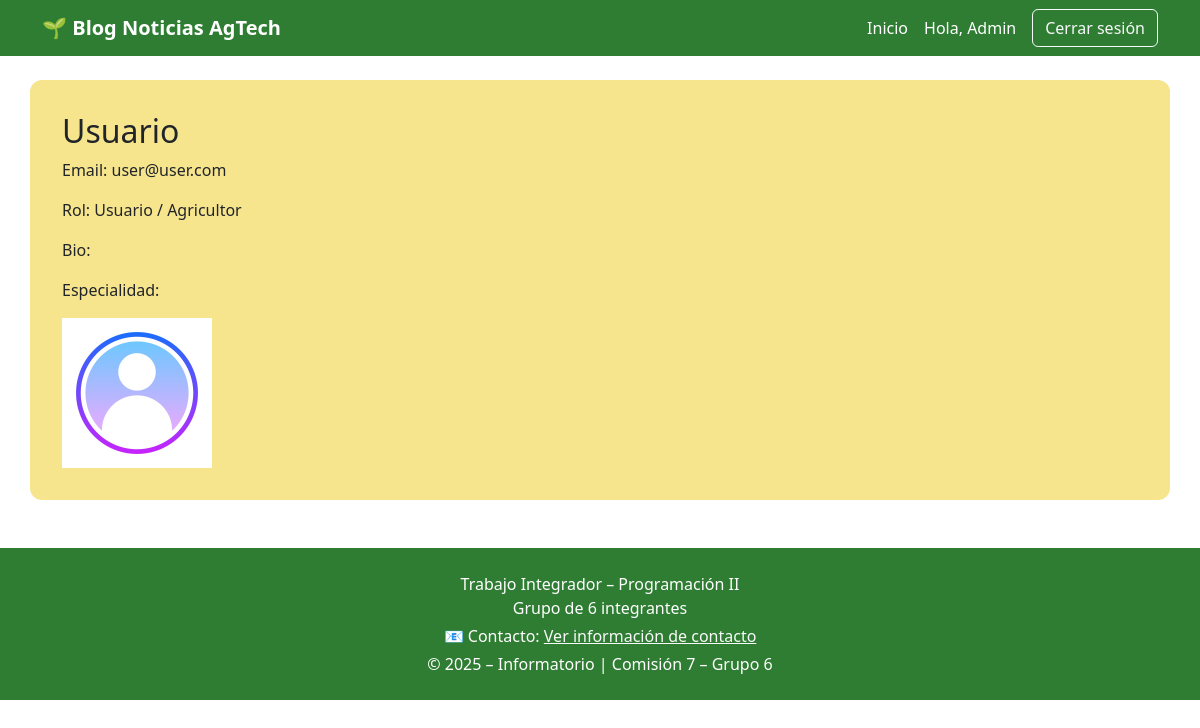
Screenshot of /api/v1/4/ (signed in) with the database file from the repository.
### apps/autenticacion/models.py (models this page shows, shortened)
class Usuario(AbstractUser):
    rol = models.CharField(
        max_length=10,
        choices=Rol.choices,
        default=Rol.USUARIO
    )

### apps/users/views.py (the view)
# urls.py: path('<int:pk>/', user_detail, name='detail'),
@login_required
def user_detail(request, pk):
    user = get_object_or_404(User, pk=pk)
    return render(request, 'users/user_detail.html', {'user_obj': user})

### templates/users/user_detail.html
{% extends "base.html" %}
{% block content %}
<h2>{{ user_obj.username }}</h2>
<p>Email: {{ user_obj.email }}</p>
<p>Rol: {{ user_obj.get_rol_display }}</p>
{% if user_obj.profile %}
  <p>Bio: {{ user_obj.profile.bio }}</p>
  <p>Especialidad: {{ user_obj.profile.specialty }}</p>
  {% load static %}
  {% if user_obj.profile and user_obj.profile.avatar %}
      <img src="{{ user_obj.profile.avatar.url }}" width="150" alt="Avatar">
  {% else %}
      <img src="{% static 'avatars/default.jpg' %}" width="150" alt="Avatar por defecto">
  {% endif %}
{% endif %}
{% endblock %}

### templates/modulos/navbar.html (shortened to what this page needs)
<header>
    <nav class="navbar navbar-expand-lg navbar-agtech">
        <div class="container">
            <a class="navbar-brand fw-bold" href="{% url 'inicio' %}">
                🌱 Blog Noticias AgTech
            </a>
            <div class="collapse navbar-collapse" id="navbarAgtech">
                <ul class="navbar-nav ms-auto align-items-lg-center">
                    <li class="nav-item">
                        <a class="nav-link" href="{% url 'inicio' %}">Inicio</a>
                    </li>
                    {% if user.is_authenticated %}
                        <li class="nav-item">
                            <span class="nav-link">
                                Hola, {{ user.username }}
                            </span>
                        </li>
                        <li class="nav-item">
                            <a class="btn btn-outline-light ms-lg-2"
                               href="{% url 'apps.autenticacion:confirmar_logout' %}">
                                Cerrar sesión
                            </a>
                        </li>
                    {% endif %}
                </ul>
            </div>
        </div>
    </nav>
</header>

### static/css/main.css (style rules this page uses)
:root { --agtech-green: #2e7d32; --agtech-yellow: #f6e58d; }
.navbar-agtech { background-color: #2e7d32; }
.navbar-agtech .navbar-brand, .navbar-agtech .nav-link { color: #ffffff !important; }

### rows the page displays
Usuario: username "Admin"
Usuario: username "Usuario", email "user@user.com", rol "Usuario / Agricultor"
